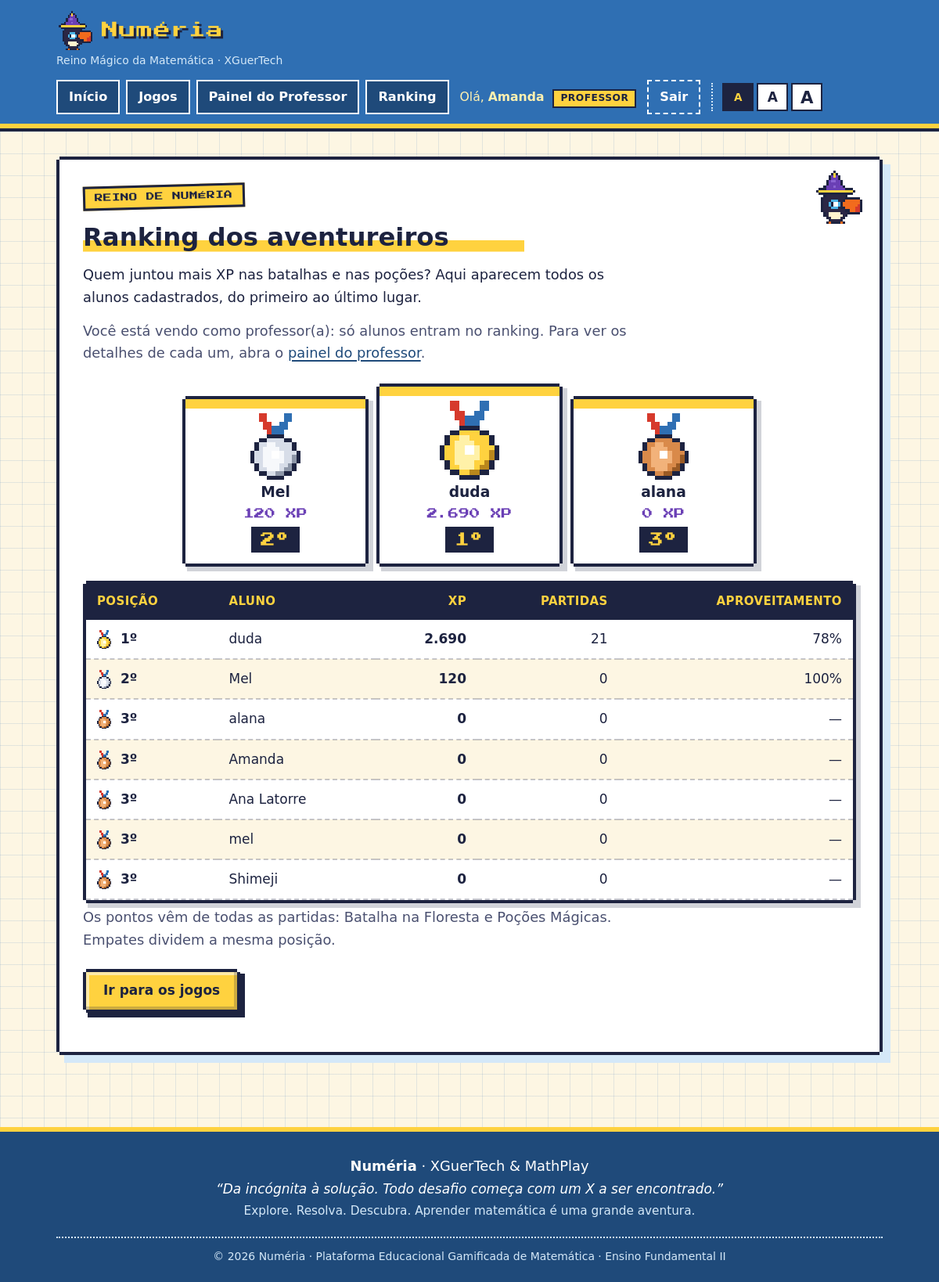
Page /?pagina=ranking (signed in) on the committed database.
### tables this page shows
CREATE TABLE `aluno` (
  `id_aluno` int NOT NULL,
  `nome` varchar(100) NOT NULL,
  `email` varchar(150) NOT NULL,
  `tipo` enum('aluno','professor') NOT NULL DEFAULT 'aluno',
  `senha` varchar(255) NOT NULL,
  `data_cadastro` datetime NOT NULL DEFAULT CURRENT_TIMESTAMP,
  `ativo` tinyint(1) NOT NULL DEFAULT '1'
);

### public/index.php (called while the page is built, shortened)
<?php
require __DIR__ . '/../app/config/app.php';
$pagina = $_GET['pagina'] ?? 'home';
include __DIR__ . '/../app/views/layout/header.php';
include __DIR__ . '/../app/views/pages/' . $pagina . '.php';
include __DIR__ . '/../app/views/layout/footer.php';

### app/helpers/usuario.php (called while the page is built, shortened)
<?php
function garantir_coluna_tipo(PDO $conexao): void
{
    $consulta = $conexao->query("SHOW COLUMNS FROM aluno LIKE 'tipo'");
}
function eh_professor(): bool
{
    return ($_SESSION['aluno_tipo'] ?? 'aluno') === 'professor';
}
function buscar_ranking(PDO $conexao): array
{
    garantir_coluna_tipo($conexao);
    $consulta = $conexao->query(
        "SELECT
            a.id_aluno,
            a.nome,
            a.email,
            COALESCE(SUM(pp.xp_total), 0) AS xp,
            COALESCE(SUM(pp.acertos), 0) AS acertos,
            COALESCE(SUM(pp.erros), 0) AS erros,
            COUNT(DISTINCT CASE WHEN p.status = 'finalizada' THEN pp.id_partida END) AS partidas
         FROM aluno a
         LEFT JOIN partida_participante pp ON pp.id_aluno = a.id_aluno
         LEFT JOIN partida p ON p.id_partida = pp.id_partida
         WHERE a.ativo = 1
           AND a.tipo = 'aluno'
         GROUP BY a.id_aluno, a.nome, a.email
         ORDER BY xp DESC, acertos DESC, a.nome ASC"
    );
    $alunos = $consulta->fetchAll(PDO::FETCH_ASSOC);
    $contador = 0;
    $posicao = 0;
    $xpAnterior = null;
    foreach ($alunos as &$aluno) {
        $aluno['id_aluno'] = (int) $aluno['id_aluno'];
        $aluno['xp'] = (int) $aluno['xp'];
        $aluno['acertos'] = (int) $aluno['acertos'];
        $aluno['erros'] = (int) $aluno['erros'];
        $aluno['partidas'] = (int) $aluno['partidas'];
        $contador++;
        if ($aluno['xp'] !== $xpAnterior) {
            $posicao = $contador;
        }
        $aluno['posicao'] = $posicao;
        $xpAnterior = $aluno['xp'];
    }
    return $alunos;
}
function aproveitamento(int $acertos, int $erros): ?int
{
    $total = $acertos + $erros;
    return $total > 0 ? (int) round($acertos * 100 / $total) : null;
}

### app/config/app.php (called while the page is built, shortened)
<?php
function asset(string $path): string
{
    return app_url($path);
}
function app_url(string $path = ''): string
{
    $base = rtrim(str_replace('\\', '/', dirname($_SERVER['SCRIPT_NAME'] ?? '')), '/');
    return $base . ($path !== '' ? '/' . ltrim($path, '/') : '');
}

### app/views/pages/ranking.php (the view, shortened to what this page needs)
<?php
require_once __DIR__ . '/../../config/conexao.php';
require_once __DIR__ . '/../../helpers/usuario.php';
$idAtual = (int) ($_SESSION['aluno_id'] ?? 0);
$souProfessor = eh_professor();
$ranking = buscar_ranking($conexao);
$totalAlunos = count($ranking);
$podio = array_slice($ranking, 0, 3);
$medalhas = [1 => 'ouro', 2 => 'prata', 3 => 'bronze'];
?>
<main class="container">
    <section class="hero">
        <span class="badge">Reino de Numéria</span>
        <h2>Ranking dos aventureiros</h2>
        <p>
            Quem juntou mais XP nas batalhas e nas poções? Aqui aparecem todos os
            alunos cadastrados, do primeiro ao último lugar.
        </p>
        <?php if ($souProfessor): ?>
            <p class="ajuda-campo">
                Você está vendo como professor(a): só alunos entram no ranking.
                Para ver os detalhes de cada um, abra o
                <a href="?pagina=professor">painel do professor</a>.
            </p>
        <?php endif; ?>
        <?php if ($totalAlunos === 0): ?>
            <div class="feedback-msg feedback-erro">
                <div class="bico-feedback">
                    <span class="bico-icone" aria-hidden="true"></span>
                    <div>
                        <p><strong>Ainda não há alunos no ranking.</strong></p>
                        <p>Seja o primeiro a jogar e conquistar XP!</p>
                    </div>
                </div>
            </div>
        <?php else: ?>
            <ol class="podio" aria-label="Os três primeiros colocados">
                <?php foreach ($podio as $linha): ?>
                    <?php $lugar = min(3, (int) $linha['posicao']); ?>
                    <li class="podio-<?= $lugar ?><?= $linha['id_aluno'] === $idAtual ? ' podio-voce' : '' ?>">
                        <img class="podio-medalha"
                             src="<?= htmlspecialchars(asset('assets/img/medalha-' . $medalhas[$lugar] . '.svg'), ENT_QUOTES, 'UTF-8') ?>"
                             alt="Medalha de <?= $medalhas[$lugar] ?>">
                        <strong class="podio-nome"><?= htmlspecialchars($linha['nome'], ENT_QUOTES, 'UTF-8') ?></strong>
                        <span class="podio-xp"><?= number_format($linha['xp'], 0, ',', '.') ?> XP</span>
                        <span class="podio-lugar"><?= (int) $linha['posicao'] ?>º</span>
                    </li>
                <?php endforeach; ?>
            </ol>
            <div class="tabela-wrap" role="region" aria-label="Tabela completa do ranking" tabindex="0">
                <table class="tabela">
                    <thead>
                        <tr>
                            <th scope="col">Posição</th>
                            <th scope="col">Aluno</th>
                            <th scope="col" class="num">XP</th>
                            <th scope="col" class="num">Partidas</th>
                            <th scope="col" class="num">Aproveitamento</th>
                        </tr>
                    </thead>
                    <tbody>
                        <?php foreach ($ranking as $linha): ?>
                            <?php $perc = aproveitamento($linha['acertos'], $linha['erros']); ?>
                            <tr class="<?= $linha['id_aluno'] === $idAtual ? 'linha-voce' : '' ?>">
                                <th scope="row" class="pos">
                                    <?php if (isset($medalhas[$linha['posicao']])): ?>
                                        <img class="pos-medalha"
                                             src="<?= htmlspecialchars(asset('assets/img/medalha-' . $medalhas[$linha['posicao']] . '.svg'), ENT_QUOTES, 'UTF-8') ?>"
                                             alt="">
                                    <?php endif; ?>
                                    <?= (int) $linha['posicao'] ?>º
                                </th>
                                <td>
                                    <?= htmlspecialchars($linha['nome'], ENT_QUOTES, 'UTF-8') ?>
                                </td>
                                <td class="num"><strong><?= number_format($linha['xp'], 0, ',', '.') ?></strong></td>
                                <td class="num"><?= $linha['partidas'] ?></td>
                                <td class="num"><?= $perc === null ? '—' : $perc . '%' ?></td>
                            </tr>
                        <?php endforeach; ?>
                    </tbody>
                </table>
            </div>
            <p class="ajuda-campo">
                Os pontos vêm de todas as partidas: Batalha na Floresta e Poções Mágicas.
                Empates dividem a mesma posição.
            </p>
        <?php endif; ?>
        <p class="acoes-jogo">
            <a href="?pagina=home#jogos" class="btn">Ir para os jogos</a>
        </p>
    </section>
</main>

### rows in the picture
aluno: shows a picture, nome "duda", xp "2.690", posicao "1", partidas "21", perc "78"
aluno: shows a picture, nome "Mel", xp "120", posicao "2", partidas "0", perc "100"
aluno: shows a picture, nome "alana", xp "0", posicao "3", partidas "0"
aluno: posicao "3", nome "Amanda", xp "0", partidas "0"
aluno: posicao "3", nome "Ana Latorre", xp "0", partidas "0"
aluno: posicao "3", nome "mel", xp "0", partidas "0"
aluno: id_aluno "3", nome "Shimeji", xp "0", partidas "0"

### other values in the picture
APP_NAME "Numéria"
$_SESSION['aluno_nome'] "Amanda"
